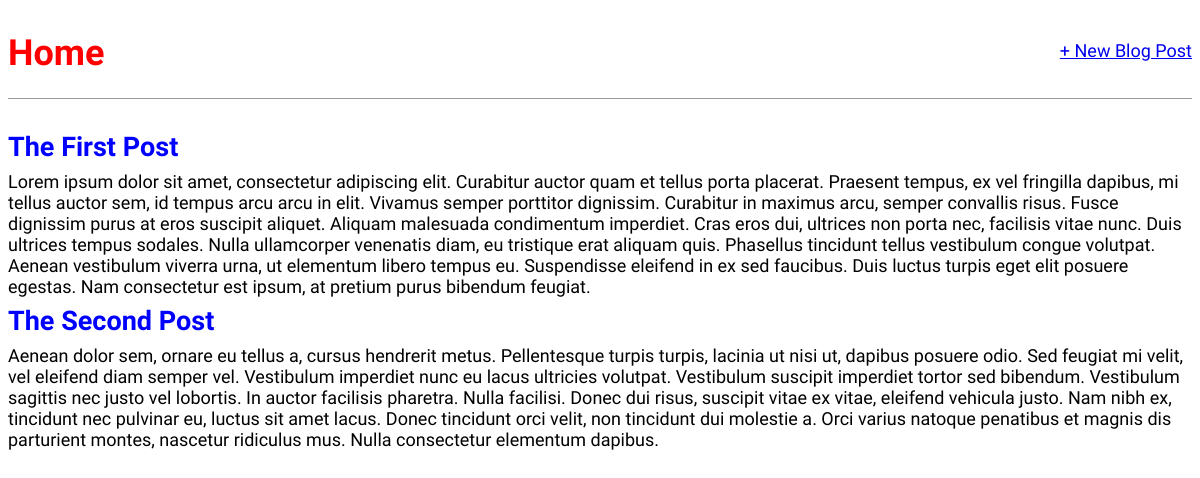
/, run on an earlier commit of the app's database.
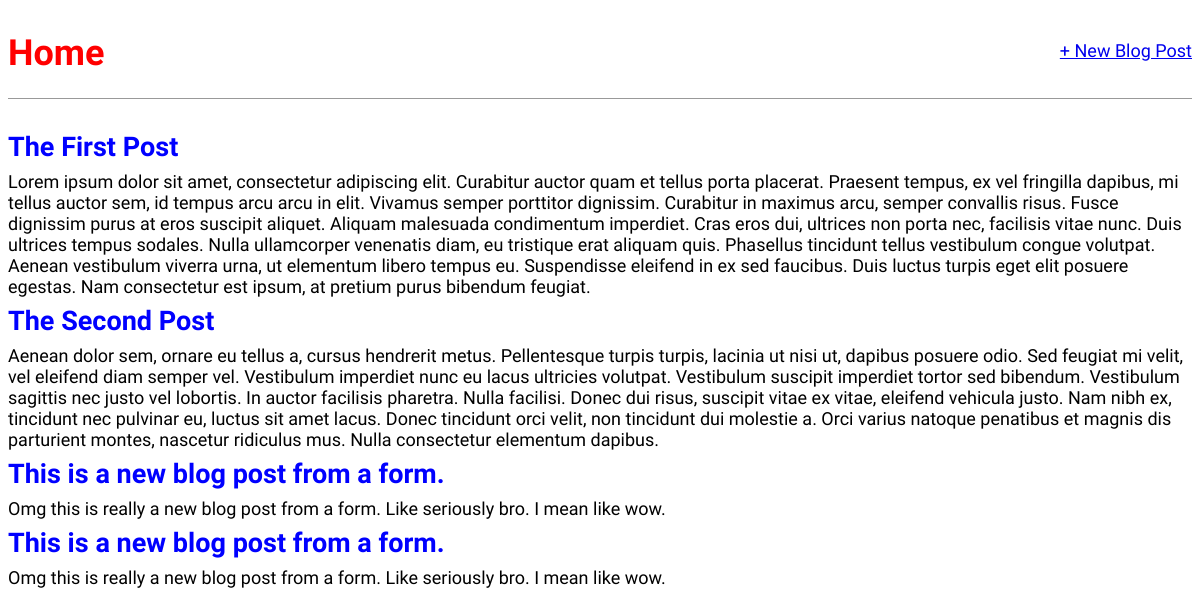
And on a later commit of the database.
### blog/models.py (models this page shows, shortened)
class Post(models.Model):
    title = models.TextField(max_length=200)
    author = models.ForeignKey('auth.User', on_delete=models.CASCADE)
    body = models.TextField()

### blog/views.py (the view)
# urls.py: path('', BlogListView.as_view(), name='home'),
class BlogListView(ListView):
    model = Post
    context_object_name = 'all_posts_list'
    template_name = 'home.html'

### templates/home.html
{% extends 'base.html' %}
{% block content %}
  <div class="post-entry">
    {% for post in all_posts_list %}
      <h2><a href="{% url 'post_detail' post.id %}">{{ post.title }}</a></h2>
      <body>
        {{ post.body }}
      </body>
    {% endfor %}
  </div>
{% endblock content %}

### templates/base.html (shortened to what this page needs)
{% load static %}
<!DOCTYPE html>
<html lang="en">
<head>
  <link rel="stylesheet" href="{% static 'css/base.css' %}">
</head>
<body>
  <header>
    <div class="nav-left">
      <h1>
        <a href="{% url 'home' %}">Home</a>
      </h1>
    </div>
    <div class="nav-right">
      <a href="{% url 'post_new' %}">+ New Blog Post</a>
    </div>
  </header>
  {% block content %}
  {% endblock content %}
</body>
</html>

### static/css/base.css (style rules this page uses)
body { font-family: 'Source Sans Pro', sans-serif; font-size: 18px; }
header { border-bottom: 1px solid #999; margin-bottom: 2rem; display: flex; }
header h1 a { color: red; text-decoration: none; }
.nav-left { margin-right: auto; }
.nav-right { display: flex; padding-top: 2rem; }
.post-entry { margin-bottom: 2rem; }
.post-entry h2 { margin: 0.5rem 0; }
.post-entry h2 a, .post-entry h2 a:visited { color: blue; text-decoration: none; }

What changed in the data, as far as the page shows it:
added Post: title "This is a new blog post from a form.", body "Omg this is really a new blog post from a form. Like seriously bro. I mean like wow."
added Post: title "This is a new blog post from a form.", body "Omg this is really a new blog post from a form. Like seriously bro. I mean like wow."
